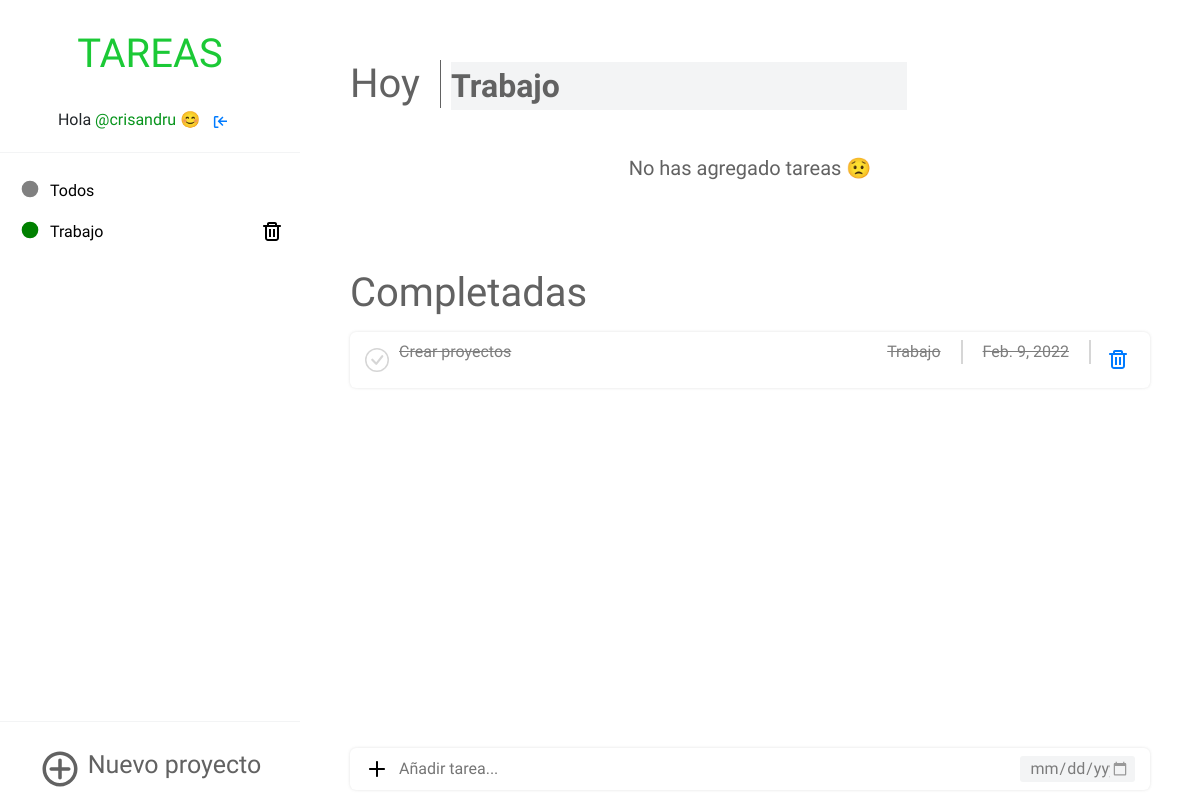
Before: /Trabajo/ (signed in) with the older database file.
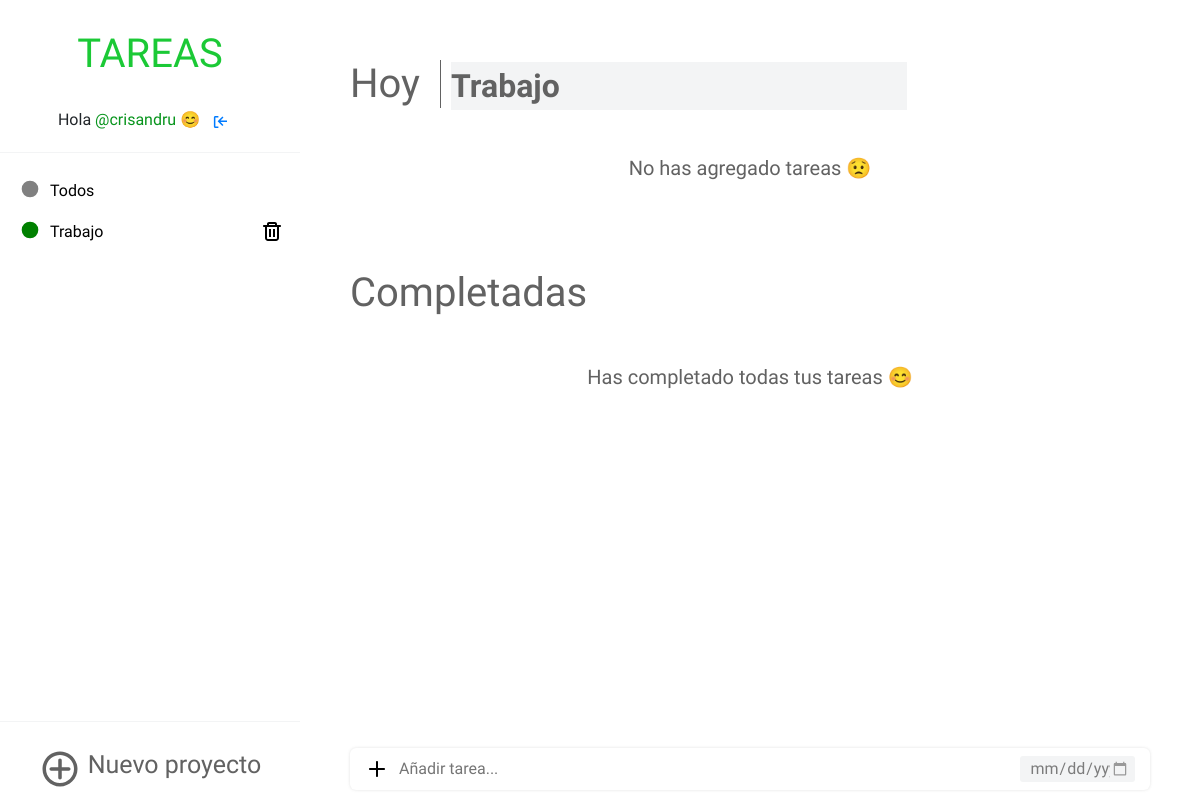
After: the same page with the newer database file.
### appToDo/models.py (models this page shows, shortened)
class Proyecto(models.Model):
    COLORES= [
    ('red', 'red'),
    ('blue', 'blue'),
    ('green', 'green'),
    ('orange', 'orange'),
    ('gray', 'gray')
    ]
    titulo_proyecto = models.CharField(max_length=20, null=False)
    propietario = models.ForeignKey(settings.AUTH_USER_MODEL, on_delete=models.CASCADE, null=True)
    color = models.CharField(choices=COLORES, default=None, max_length=20)
    def __str__(self):
        return self.titulo_proyecto

class Tarea(models.Model):
    propietario = models.ForeignKey(settings.AUTH_USER_MODEL, on_delete=models.CASCADE, null=False, blank=False)
    titulo_tarea = models.CharField(max_length=80, null=False, blank=False)
    fecha_creacion = models.DateTimeField(default=timezone.now)
    fecha_vencimiento = models.DateField(blank=True, null=True, validators=[MinValueValidator(datetime.date.today)])
    completado = models.BooleanField(default=False)
    titulo_proyecto = models.ForeignKey(Proyecto,
                                        on_delete=models.CASCADE,
                                        null=False, # No puede ser nulo.
                                        blank=False,# No debe almacenar valores vacios.
                                        default='Todos')

### appToDo/views.py (the view)
# urls.py: path('<str:proyecto>/', login_required(views.proyecto_seleccionado), name='proyecto_seleccionado'),
def proyecto_seleccionado(request, proyecto):
    esta = verificar(request, proyecto)
    fecha_actual = datetime.date.today
    if esta:
        form_nuevo_proyecto = nuevoProyecto(request)
        proyectos = Proyecto.objects.filter(propietario=request.user)
        proyecto = get_object_or_404(Proyecto,propietario=request.user, titulo_proyecto=proyecto)
        form = nueva_tarea_proyecto(request, proyecto)
        listado_tareas = Tarea.objects.filter(completado=False, titulo_proyecto=proyecto, propietario=request.user).order_by('id')
        tareas_completadas = Tarea.objects.filter(completado=True, titulo_proyecto=proyecto, propietario=request.user)
        nueva_tarea = actualizar_tarea(request)
        nuevo_nombre_proyecto = actualizar_proyecto(request)
        if nuevo_nombre_proyecto:
            return redirect('proyecto_seleccionado', proyecto=nuevo_nombre_proyecto)
        return render(request, 'appToDo/proyecto_individual.html', {'proyecto':proyecto, 'form':form, 'tareas':listado_tareas, 'tareas_completadas':tareas_completadas, 'proyectos':proyectos, 'form_proyecto':form_nuevo_proyecto, 'fecha_actual':fecha_actual, 'nueva_tarea':nueva_tarea, 'nuevo_proyecto':nuevo_nombre_proyecto})
    else:
        return render(request, 'appToDo/error.html', {})

### appToDo/forms.py
class tareaFormProyecto(forms.ModelForm):
    class Meta:
        model = Tarea
        fields = ('titulo_tarea', 'fecha_vencimiento')
        widgets = {
            'fecha_vencimiento': DateInput(attrs={
                'type': 'date',
                'class': 'input-fecha-vencimiento',
                }
            ),
            'titulo_tarea': forms.TextInput(
                attrs={
                    'class': 'input-agregar-tarea',
                    'placeholder':'Añadir tarea...',
                    'required': 'True',
                }
            ),
        }

class proyectoForm(forms.ModelForm):
    class Meta:
        model = Proyecto
        fields = ('titulo_proyecto','color')
        widgets = {
            'color': forms.RadioSelect(choices=Proyecto.COLORES, attrs={
                'class': 'seleccion-color'
            }),
            'titulo_proyecto': DateInput(attrs={
                'class': 'input-agregar-proyecto',
                'placeholder':'Añadir proyecto...',
                }
            ),
        }

### appToDo/templates/appToDo/proyecto_individual.html (shortened to what this page needs)
{% extends 'appToDo/base.html' %}
{% block listado_proyectos%}
{%for proyecto in proyectos %}
<div class="listado">
    <div class="sidebar-proyecto-titulo">
        {% if proyecto.titulo_proyecto == 'Todos' %}
        <a href="{% url 'inicio' %}" class="disable-select proyecto-titulo-sidebar">
            <div class="contenedor-proyectos">
                <svg version="1.1" xmlns="http://www.w3.org/2000/svg" width="20" height="20" viewBox="0 0 120 120">
                    <circle cx="60" cy="60" r="50" fill="{{ proyecto.color }}" />
                </svg>
                <li>{{ proyecto.titulo_proyecto }}</li>
            </div>
        </a>
        {% else %}
        <a href="{% url 'proyecto_seleccionado' proyecto=proyecto.titulo_proyecto %}"
            class="disable-select proyecto-titulo-sidebar">
            <div class="contenedor-proyectos">
                <svg version="1.1" xmlns="http://www.w3.org/2000/svg" width="20" height="20" viewBox="0 0 120 120">
                    <circle cx="60" cy="60" r="50" fill="{{ proyecto.color }}" />
                </svg>
                <li>{{ proyecto.titulo_proyecto }}</li>
            </div>
        </a>
        {% endif %}
    </div>
    <div class="sidebar-proyecto-eliminar">
        {% if proyecto.titulo_proyecto != 'Todos' %}
            <a href="{% url 'borrar_proyecto_individual' pk=proyecto.pk %}" class="eliminar-proyecto">
            </a>
        {% endif %}
    </div>
</div>
{% endfor %}
{% endblock %}
{% block listado_tareas_hoy %}
<div class="titulo-proyecto-individual">
    <h1 class="titulo-principal-tareas">Hoy</h1>
    <form method="POST" class="formulario-editar-proyecto">
        <input class="editar-proyecto-hoy" name="titulo-proyecto" type="text" value="{{ proyecto.titulo_proyecto }}">
    </form>
</div>
{% if not tareas %}
<div class="no-hay-tareas">
    <p>No has agregado tareas &#128543;</p>
</div>
{% endif %}
{% endblock %}
{% block listado_tareas_completadas %}
<h1 class="titulo-principal-tareas">Completadas</h1>
{% if not tareas_completadas %}
<div class="no-hay-tareas">
    <p>Has completado todas tus tareas &#128522;</p>
</div>
{% else %}
{% for tarea in tareas_completadas %}
<div class="contenedor-tareas">
    <div class="titulo-boton-tarea">
        <a href="{% url 'descompletar_tarea' pk=tarea.pk %}"></a>
        <p class="tarea-completada">{{ tarea.titulo_tarea }}</p>
    </div>
    <div class="tipo-fecha-tarea">
        {% if tarea.fecha_vencimiento %}
        <p class="tipo-proyecto tipo-proyecto-completo">{{ tarea.titulo_proyecto }}</p>
        <p class="fecha-vencimiento fecha-completa">{{ tarea.fecha_vencimiento }}</p>
        {% else %}
        <p class="tipo-proyecto sin-fecha fecha-completa">{{ tarea.titulo_proyecto }}</p>
        {% endif %}
        <a href="{% url 'borrar_tarea' pk=tarea.pk %}" class="delete">
        </a>
    </div>
</div>
{% endfor %}
{% endif %}
{% endblock %}
{% block agregar_tarea_general %}
<div class="contenedor-tareas">
    <form method="POST" class="formulario-tarea">
        <div class="button-tarea ingresar-tarea-individual">
            <button type="submit"></button>
            {{ form.titulo_tarea }}
        </div>
        <div class="tipo-vencimiento-tarea vencimiento-proyecto">
            {{ form.fecha_vencimiento }}
        </div>
    </form>
</div>
{% endblock %}

Changed rows visible on the page:
removed Tarea: titulo_tarea "Crear proyectos", titulo_proyecto "Trabajo", fecha_vencimiento "Feb. 9, 2022"
Other visible differences:
text now shown: "Has completado todas tus tareas 😊"
